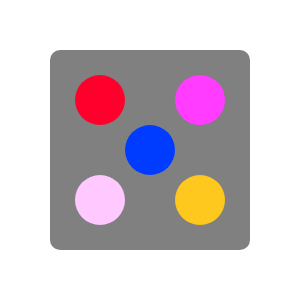
Frame 1 (no input)
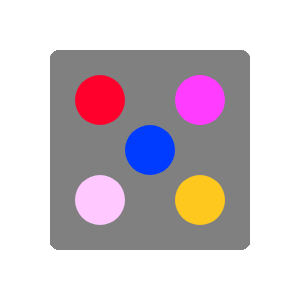
Frame 60 (no input)
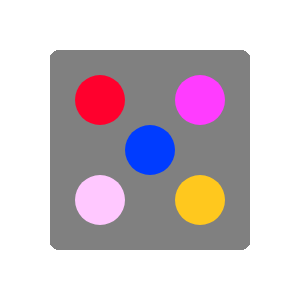
Frame 120 (the mouse pressed at the canvas centre since frame 60)

The p5.js sketch that drew these frames (run headless with seeded random() and noise() and a simulated clock; from frame 60 on, the mouse is pressed at the canvas centre):

// p5.js sketch
// ── sketch.js
  function setup() {
  // put setup code here
    // createCanvas(h, w);
    createCanvas(300, 300);
    // background('white');//string 
    background(255);//grayscale 
    // background(255, 255, 255);//rgb 
  }
  // ---------------------------
  function draw() {
    // put drawing code here
    // console.log('Hello from draw');
    // stroke('blue');
    // strokeWeight(5);
    // // line(x1, y1, x2, y2);
    // line(50, 50, 350, 350);
    // line(350, 50, 50, 350);
    // line(200, 50, 200, 350);
    // line(50, 200, 350, 200);

    // stroke('red');
    // line(50, 50, 350, 50);
    // line(350, 50, 350, 350);
    // line(50, 350, 350, 350);
    // line(50, 350, 50, 50);


    // point(x, y);
    // strokeWeight(20);
    // stroke(0);
    // point(50,50)
    // point(350,50)
    // point(350,350)
    // point(50,350)
    // point(200,200)
    // point(200,50)
    // point(350,200)
    // point(200,350) 
    // point(50,200)
    
    // fill('red');
    // stroke('blue');
    // strokeWeight(4);
    // // noStroke();
    // circle(200, 200, 50);

    // fill('red');
    // circle(75, 100, 100);
    // fill('blue');
    // circle(200, 100, 100);
    // fill('orange');
    // circle(325, 100, 100);
    // fill('brown');
    // circle(75, 225, 100);
    // circle(200, 225, 100);
    // circle(325, 225, 100);
    
    fill('gray');
    // stroke('blue');
    // strokeWeight(4);
    noStroke();
    square(50,50,200,10);
    
    fill(255, 0, 45);
    circle(100, 100, 50);
    fill(255, 60, 255);
    circle(200, 100, 50);
    fill(0, 60, 255);
    circle(150, 150, 50);
    fill(255, 200, 255);
    circle(100, 200, 50);
    fill(255, 200, 30);
    circle(200, 200, 50);
  }   
